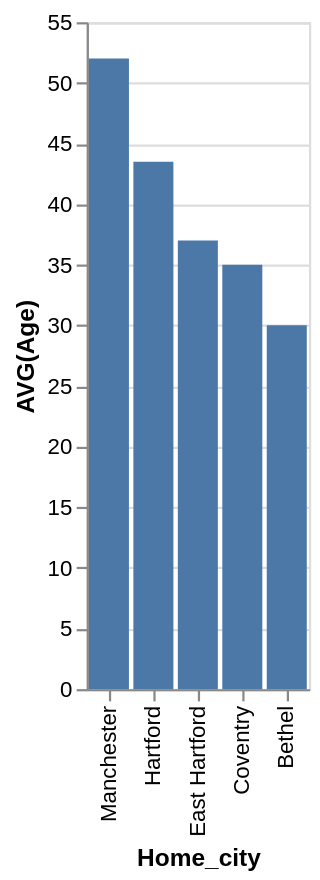

Describe this chart as a Vega-Lite specification.
### Vega-Lite specification from a JSON file in a GitHub repository (floating-point values rounded to 4 significant figures)
{"data": {"values": [{"x_data": "Bethel", "y_data": 30}, {"x_data": "Coventry", "y_data": 35}, {"x_data": "East Hartford", "y_data": 37}, {"x_data": "Hartford", "y_data": 43.5}, {"x_data": "Manchester", "y_data": 52}]}, "mark": "bar", "encoding": {"x": {"field": "x_data", "type": "nominal", "title": "Home_city", "sort": "descending"}, "y": {"field": "y_data", "type": "quantitative", "title": "AVG(Age)"}}}
